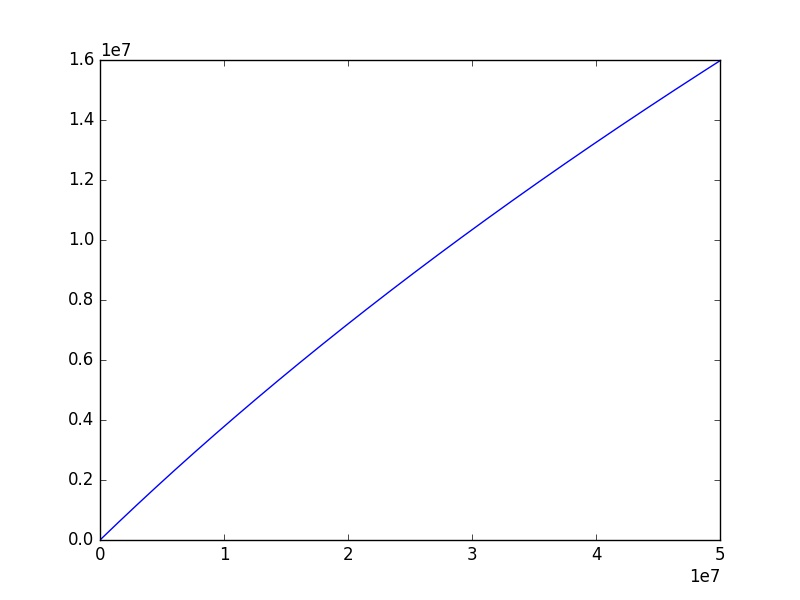

Recreate this plot in Python.
import numpy as np
import matplotlib.pyplot as plt
 
x=np.linspace(1, 50000000, 1000000)
y=50000000 * ( (1+ x/50000000)**0.4-1)
plt.figure()
plt.plot(x,y)
plt.savefig("test1.jpg")
